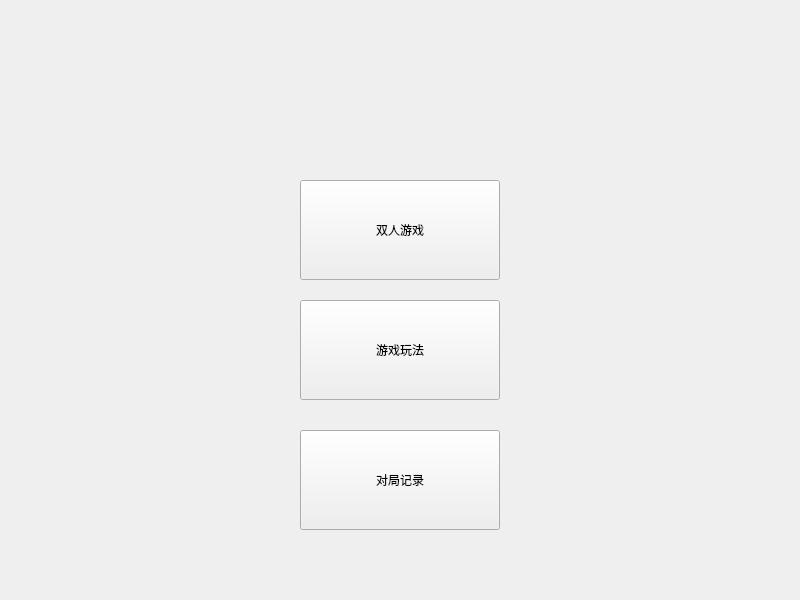
<?xml version="1.0" encoding="UTF-8"?>
<ui version="4.0">
 <class>StartWidget</class>
 <widget class="QWidget" name="StartWidget">
  <property name="geometry">
   <rect>
    <x>0</x>
    <y>0</y>
    <width>800</width>
    <height>600</height>
   </rect>
  </property>
  <property name="sizePolicy">
   <sizepolicy hsizetype="Fixed" vsizetype="Fixed">
    <horstretch>0</horstretch>
    <verstretch>0</verstretch>
   </sizepolicy>
  </property>
  <property name="windowTitle">
   <string>坦克动荡</string>
  </property>
  <widget class="QPushButton" name="Start2P">
   <property name="geometry">
    <rect>
     <x>300</x>
     <y>180</y>
     <width>200</width>
     <height>100</height>
    </rect>
   </property>
   <property name="sizePolicy">
    <sizepolicy hsizetype="Fixed" vsizetype="Fixed">
     <horstretch>0</horstretch>
     <verstretch>0</verstretch>
    </sizepolicy>
   </property>
   <property name="text">
    <string>双人游戏</string>
   </property>
   <property name="iconSize">
    <size>
     <width>48</width>
     <height>48</height>
    </size>
   </property>
  </widget>
  <widget class="QPushButton" name="startHelp">
   <property name="geometry">
    <rect>
     <x>300</x>
     <y>300</y>
     <width>200</width>
     <height>100</height>
    </rect>
   </property>
   <property name="text">
    <string>游戏玩法</string>
   </property>
  </widget>
  <widget class="QPushButton" name="GameRecordButton">
   <property name="geometry">
    <rect>
     <x>300</x>
     <y>430</y>
     <width>200</width>
     <height>100</height>
    </rect>
   </property>
   <property name="text">
    <string>对局记录</string>
   </property>
  </widget>
 </widget>
 <layoutdefault spacing="6" margin="11"/>
 <resources/>
 <connections/>
</ui>
